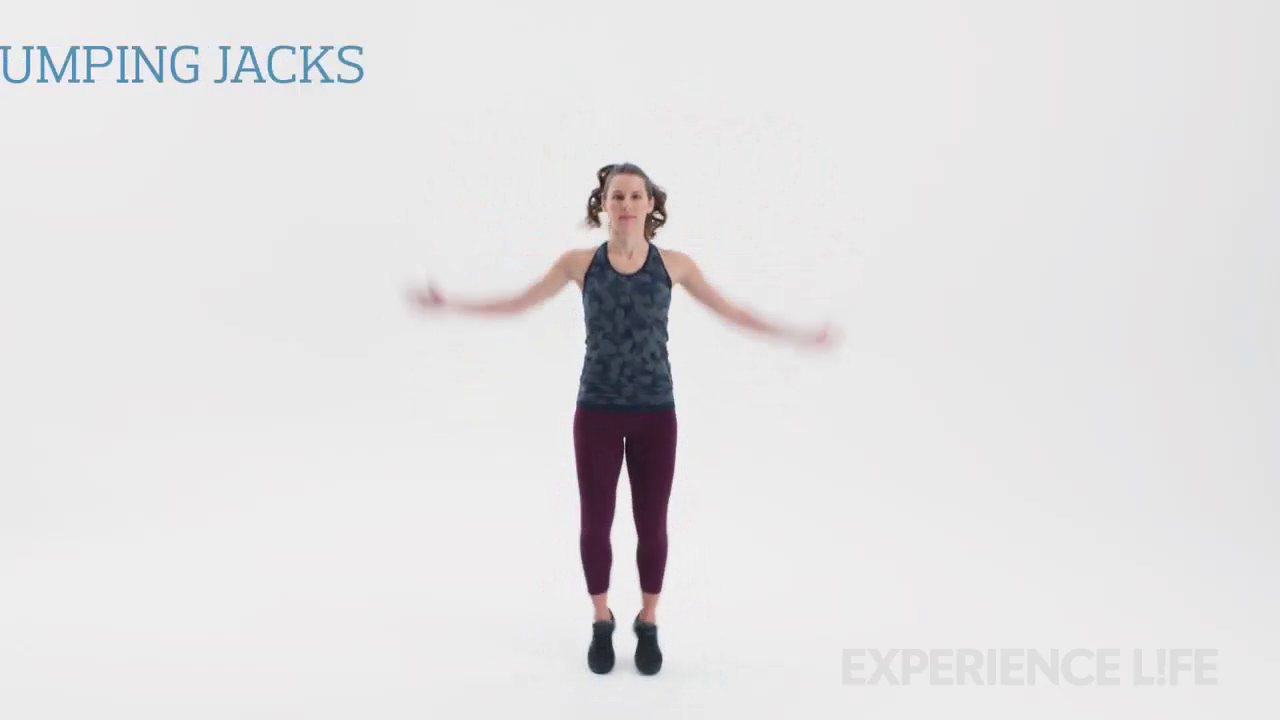
#> input picture frame 17 of Deteçcão_de_objetos_com_MediaPipe/projeto_contador_de_polichinelos/conteudo/ANEXO+polichinelos.mp4, 1280 x 720 px, given in place of video.mp4, which was not available
$ python deteccao_de_pessoas_Haarcascade.py
#> lines starting #> are read from the running program, lines starting #| are printed output that depends on the picture; after the words box and inside, x2 and y2 are one past the last pixel; in counts of white or black regions, pixels touching at a corner belong together; pictures that were not available may be replaced by others from this repository, and a replacement may not be noted
import cv2

camera = cv2.VideoCapture(r"openCV_conceitos basicos\conteudos\video.mp4")

classificador = cv2.CascadeClassifier(
    cv2.data.haarcascades + 'haarcascade_fullbody.xml'
)

if not camera.isOpened():
    print("video não encontrado")
    exit()

if classificador.empty():
    print("conteudo não encontrado")
    exit()

while True:
    check, img = camera.read()
#> img is the input picture: shape (720, 1280, 3); mean B, G, R 226.6, 225.7, 226.7

    if not check:
        print("fim do video")
        break

    imgGray = cv2.cvtColor(img, cv2.COLOR_BGR2GRAY)
    objetos = classificador.detectMultiScale(imgGray,minSize=(50,50),scaleFactor=1.5,minNeighbors=1)
#> objetos = [[495, 222, 239, 478]]

    for x,y,l,a in objetos:
        cv2.rectangle(img, (x, y), (x+l, y+a), (0,255,0), 2)
#> this loop made 1 pass
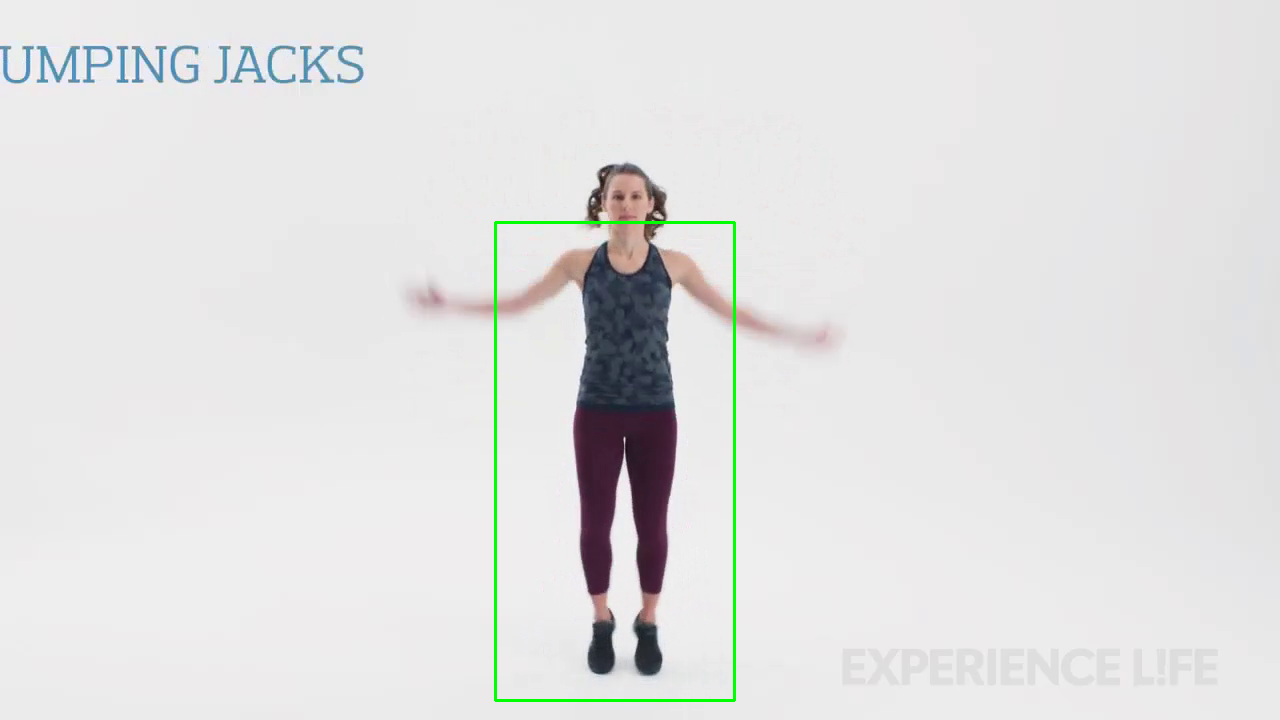
#> img: shape (720, 1280, 3); 0.47% of pixels changed, all inside (x1, y1, x2, y2) = (494, 221, 736, 702)

    cv2.imshow("camera", img)
    if cv2.waitKey(10) & 0xFF == ord('s'):
#> (key Esc is pressed here)
        break

camera.release()
cv2.destroyAllWindows()

$ run again, starting later in the video
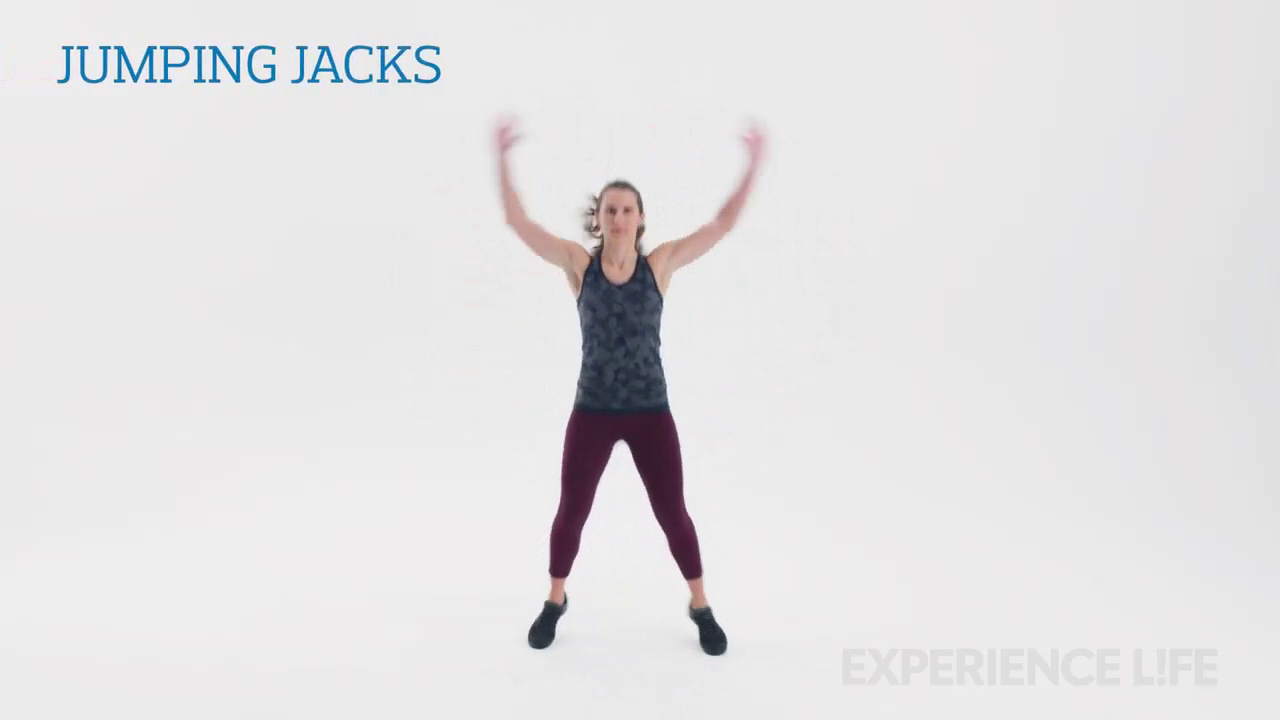
#> input picture frame 77 of Deteçcão_de_objetos_com_MediaPipe/projeto_contador_de_polichinelos/conteudo/ANEXO+polichinelos.mp4, 1280 x 720 px, given in place of video.mp4, which was not available
#> img is the input picture: shape (720, 1280, 3); mean B, G, R 227.4, 226.4, 227.2
#> `imgGray = cv2.cvtColor(img, cv2.COLOR_BGR2GRAY)`:
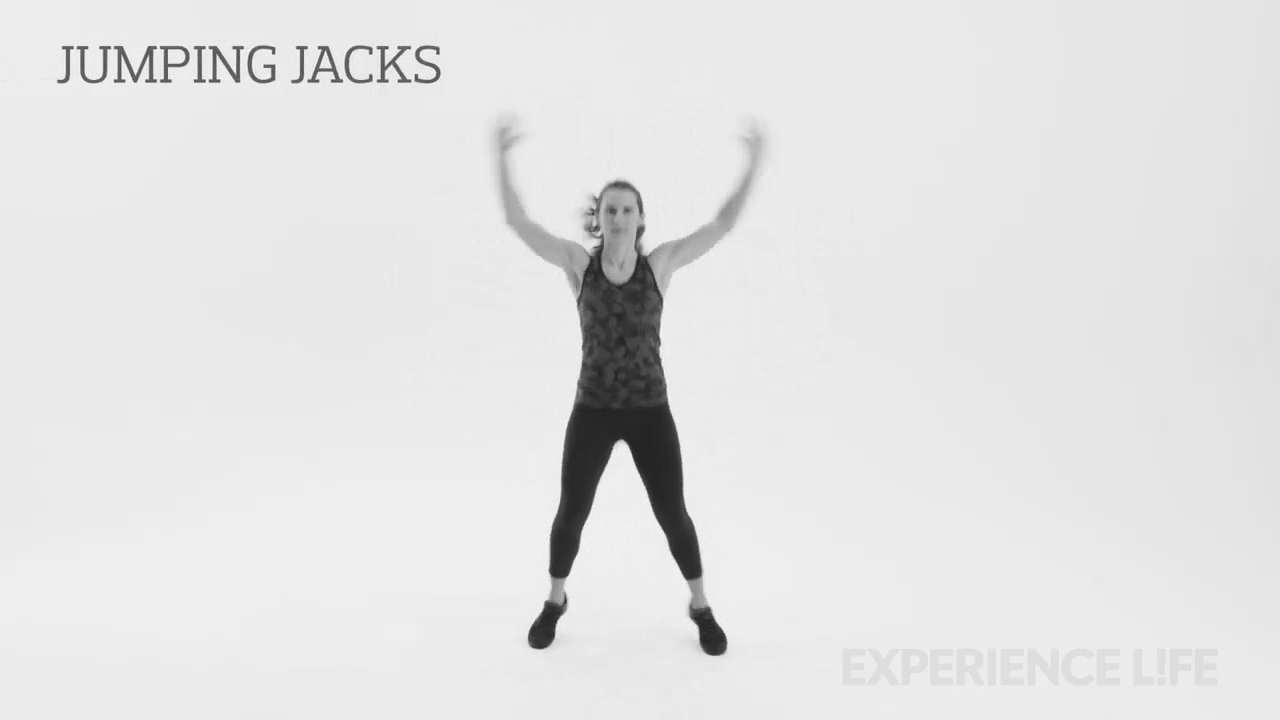
#> imgGray: shape (720, 1280); min 32, max 253, mean 226.8
#> objetos = ()

$ run again, starting later in the video
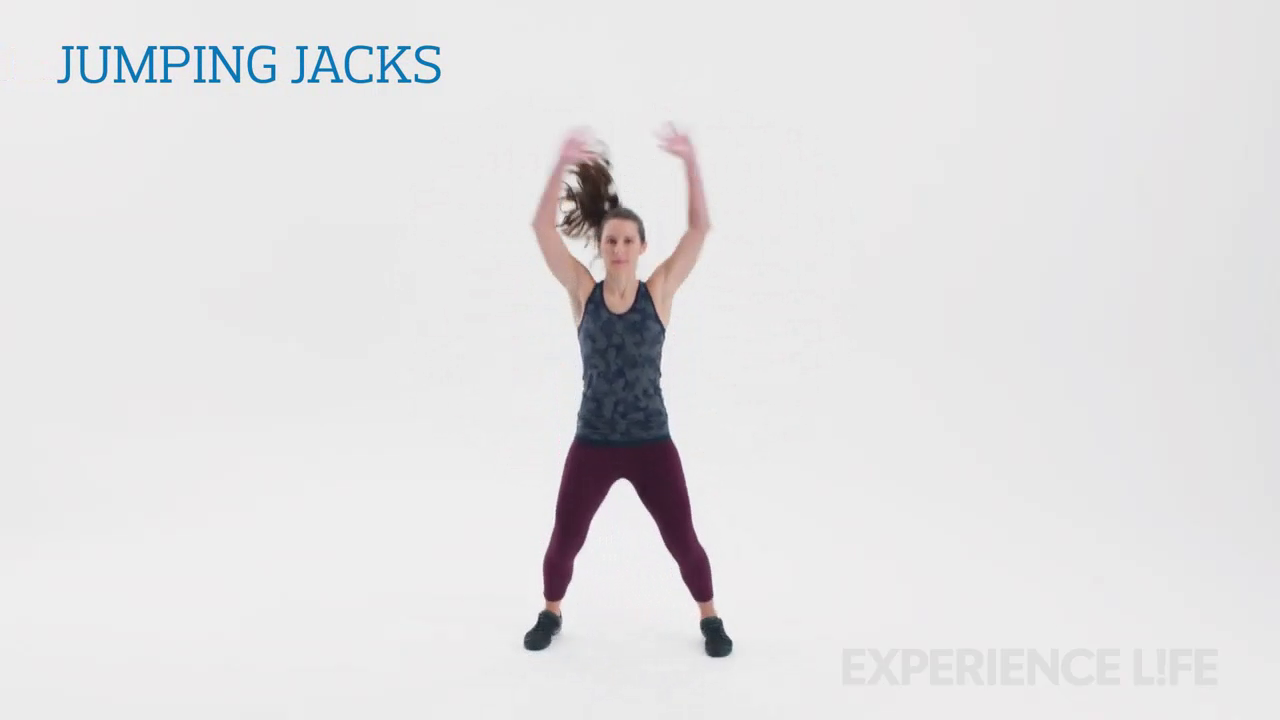
#> input picture frame 137 of Deteçcão_de_objetos_com_MediaPipe/projeto_contador_de_polichinelos/conteudo/ANEXO+polichinelos.mp4, 1280 x 720 px, given in place of video.mp4, which was not available
#> img is the input picture: shape (720, 1280, 3); mean B, G, R 226.8, 225.8, 226.6
#> `imgGray = cv2.cvtColor(img, cv2.COLOR_BGR2GRAY)`:
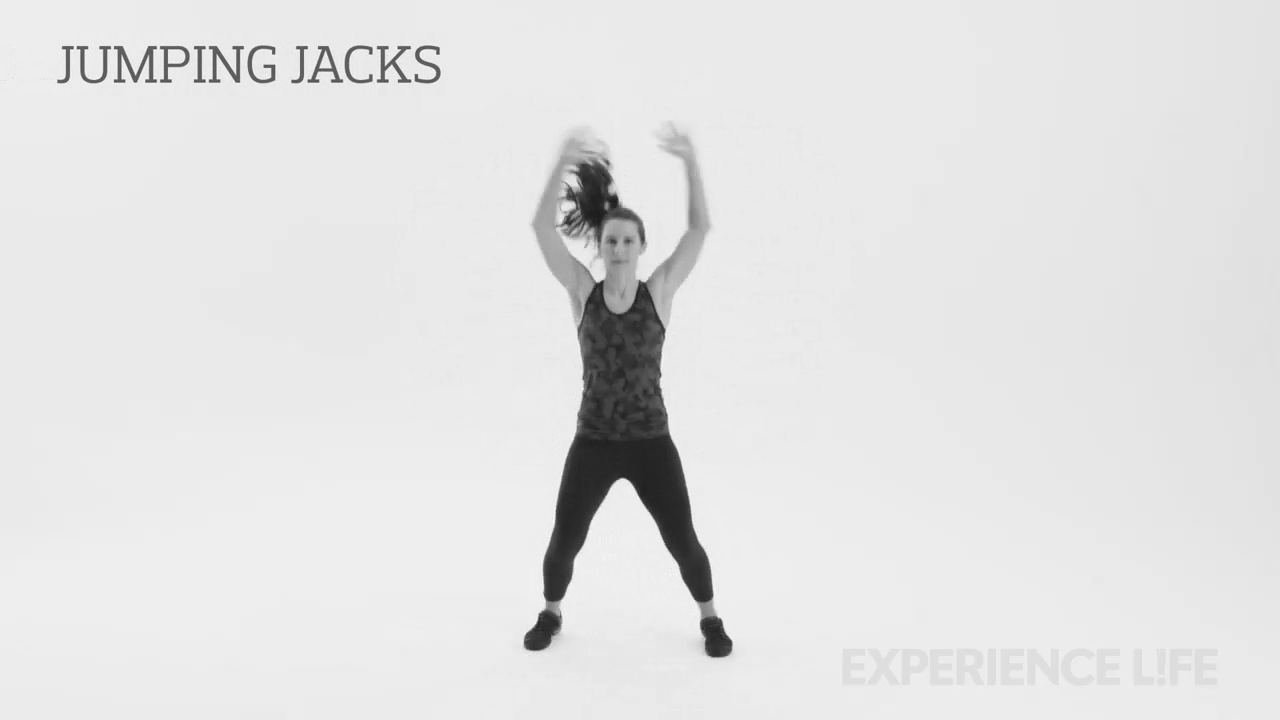
#> imgGray: shape (720, 1280); min 25, max 252, mean 226.2
#> objetos = ()
